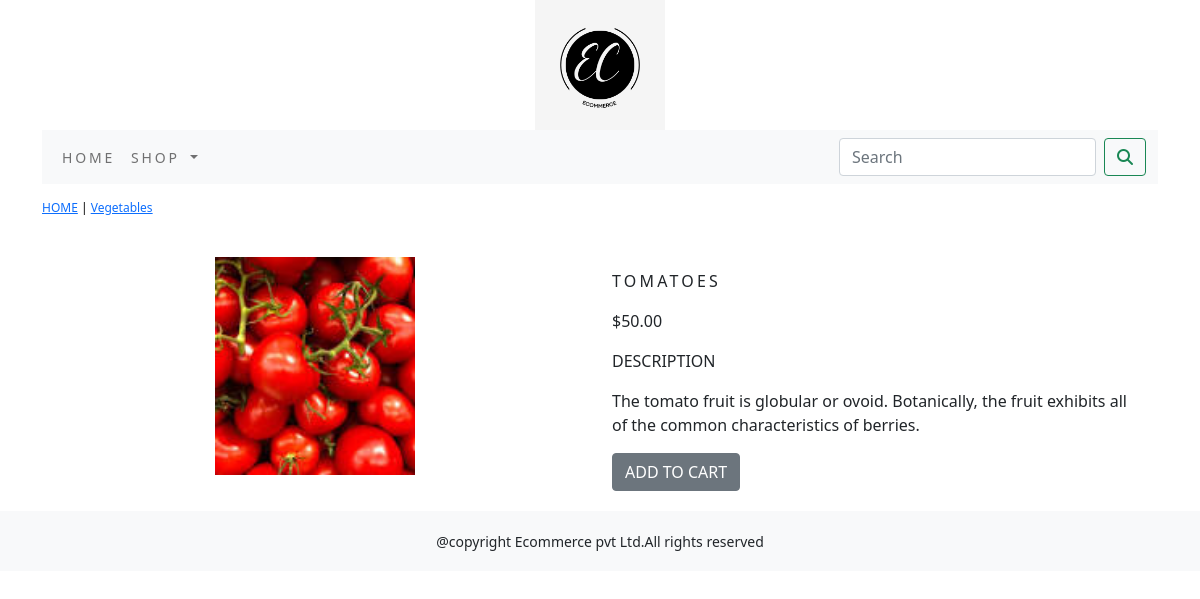
Screenshot of /ecommerceapp/vegetables/tomatoes/ with the database file from the repository.
### ecommerceapp/models.py (models this page shows, shortened)
class Product(models.Model):
    name = models.CharField(max_length=250, unique=True)
    slug = models.SlugField(max_length=250, unique=True)
    description = models.TextField(blank=True)
    price = models.DecimalField(max_digits=10, decimal_places=2)
    category = models.ForeignKey(Category, on_delete=models.CASCADE)
    image = models.ImageField(upload_to='product', blank=True)
    stock = models.IntegerField()
    available = models.BooleanField(default=True)
    created = models.DateTimeField(auto_now_add=True)
    updated = models.DateTimeField(auto_now=True)
    class Meta:
        ordering = ('name',)
        verbose_name = 'product'
        verbose_name_plural = 'products'

class Category(models.Model):
    name = models.CharField(max_length=250, unique=True)
    slug = models.SlugField(max_length=250, unique=True)
    description = models.TextField(blank=True)
    image = models.ImageField(upload_to='category', blank=True)
    class Meta:
        ordering = ('name',)
        verbose_name = 'category'
        verbose_name_plural = 'categories'
    def __str__(self):
        return '{}'.format(self.name)
    def get_url(self):
        return reverse('ecommerceapp:product_by_category', args=[self.slug])

### ecommerceapp/views.py (the view)
# urls.py: path('<slug:c_slug>/<slug:product_slug>/', views.prodDetail, name='prodCatDetail')
def prodDetail(request,c_slug,product_slug):
    try:
        product=Product.objects.get(category__slug=c_slug,slug=product_slug)
    except Exception as e:
        raise e
    return render(request,'product.html',{'product':product})

### cartapp/context_processors.py (called while the page is built)
def counter(request):
    item_count=0
    if 'admin' in request.path:
        return {}
    else:
        try:
            cart=Cart.objects.filter(cart_id=_cart_id(request))
            cart_items=CartItems.objects.all().filter(cart=cart[:1])
            for cart_item in cart_items:
                item_count+= cart_item.Quantity
        except Cart.DoesNotExist:
            item_count=0
    return dict(item_count=item_count)

### cartapp/views.py (called while the page is built)
def _cart_id(request):
    cart=request.session.session_key
    if not cart:
        cart=request.session.create()
    return cart

### ecommerceapp/context_processors.py (called while the page is built)
def menu_links(request):
    links=Category.objects.all()
    return dict(links=links)

### templates/product.html (shortened to what this page needs)
{% extends 'base.html' %}
{% load static %}
{% block content %}
<div class="row my_product_row_class">
    <div class="mx-auto">
        <p><a href="{% url 'ecommerceapp:allProductCat' %}">HOME</a> | <a href="{{product.category.get_url}}"> {{product.category}}</a></p>
    </div>
<div class="container">
<br>
<div class="row">
    <div class="col-12 col-sm-12 col-md-12 col-lg-6 text-center">
        <div style="min-width:18rem">
            <img src="{{product.image.url}}" alt="{{product.name}}" width="200px">
        </div>
    </div>
        <div class="col-12 col-sm-12 col-md-12 col-lg-6">
            <div>
            <h1 class="my_prod_title">{{product.name}}</h1>
            <p>${{product.price}}</p>
            <p class="my_title">DESCRIPTION</p>
            <p class="text-justify my_prod_text">{{product.description}}</p>
            {% if product.stock <= 0 %}
            <p class="text-justify my_prod_text"><b>OUT OF STOCK</b></p>
            {% else %}
            <a class="btn btn-secondary" href="{% url 'cartapp:Addcart' product.id %}">ADD TO CART</a>
            {% endif %}
        </div>
    </div>
</div>
</div>
</div>
{% endblock %}

### static/css/custom.css (style rules this page uses)
body { font-family: 'Roboto', sans-serif; }
.my_product_row_class { padding-top:15px; padding-bottom:20px; }
.my_product_row_class .mx-auto { color:#000; font-size:12px; text-decoration:none; }
.my_prod_title { font-size:16px; text-transform:uppercase; letter-spacing:.2em; padding-top:15px; padding-bottom:10px; }
.my_prod_text { padding-right:20px; }

### rows the page displays
Product: category "Vegetables", image (picture), name "TOMATOES", price "50.00", description "The tomato fruit is globular or ovoid. Botanically, the fruit exhibits all of the common characteristics of berries."
